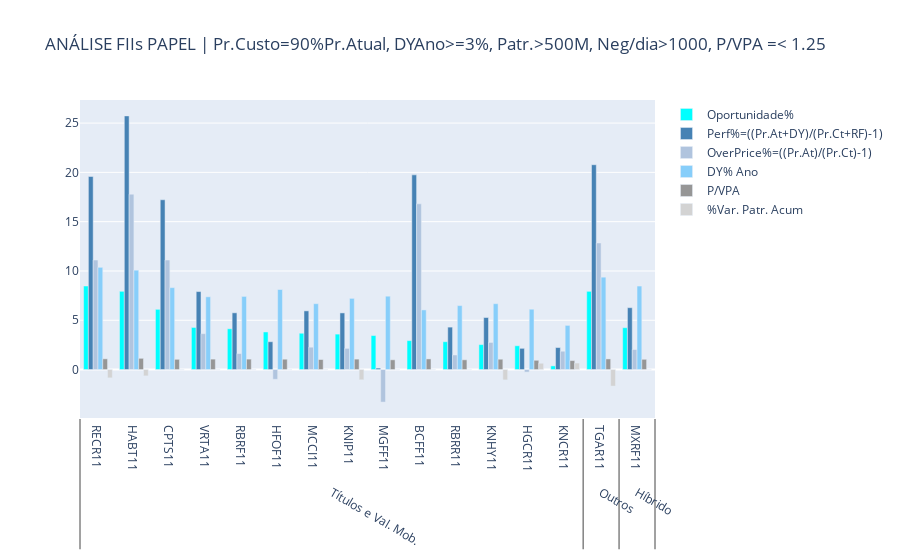

The notebook cell saved with this chart:
### Code cell
# PAPER FUNDS SCENARIO - time in months valuating the asset
for rsf_time in range(12, 24, 12):
    rsf_paper['perf%'] = ((rsf_paper['precoatualR$']
                           * (1 + ((rsf_time / 6) * (rsf['dy6macum%'] / 100))))
                          / (rsf_paper['precocustoR$']
                          * (1 + ((rsf_time / 6) * (t_bond / 100)))) - 1) * 100
    rsf_paper['oppt%'] = rsf_paper['perf%'] - rsf_paper['overprice%']
    rsf_paper = rsf_paper.sort_values(by='oppt%', ascending=False)
    if rsf_time == 12:
        rsf_paper.to_excel(
            'C:/Users/maber/OneDrive/Documentos/3_Financas/FIIs/rsf_paper'
            + dt_loc_file + '.xlsx',
            columns=['codigo', 'setor', 'oppt%', 'perf%', 'overprice%',
                     'dy12macum%', 'p/vpaN', 'varpatr%', 'precoatualR$',
                     'precocustoR$'], float_format="%.2f")
    # bar chart 2 - PAPER FUNDS
    x2 = [rsf_paper['setor'], rsf_paper['codigo']]
    trace20 = go.Bar(x=x2, y=rsf_paper['oppt%'],
                     name='Oportunidade%',
                     marker_color='rgb(0, 255, 255)')
    trace21 = go.Bar(x=x2, y=rsf_paper['perf%'],
                     name='Perf%=((Pr.At+DY)/(Pr.Ct+RF)-1)',
                     marker_color='rgb(70, 130, 180)')
    trace22 = go.Bar(x=x2, y=rsf_paper['overprice%'],
                     name='OverPrice%=((Pr.At)/(Pr.Ct)-1)',
                     marker_color='rgb(176, 196, 222)')
    trace24 = go.Bar(x=x2, y=rsf_paper['dy12macum%'],
                     name='DY% Ano', marker_color='rgb(135, 206, 250)')
    trace26 = go.Bar(x=x2, y=rsf_paper['p/vpaN'],
                     name='P/VPA', marker_color='rgb(150, 150, 150)')
    trace28 = go.Bar(x=x2, y=rsf_paper['varpatr%'],
                     name='%Var. Patr. Acum',
                     marker_color='rgb(211, 211, 211)')
    data2 = [trace20, trace21, trace22, trace24, trace26, trace28]
    fig2 = go.Figure(data2)
    fig2.update_layout(title='ANÁLISE FIIs PAPEL | Pr.Custo=90%Pr.Atual,\
 DYAno>=3%, Patr.>500M, Neg/dia>1000, P/VPA =< 1.25')
    py.plot(fig2)
    fig2.show()  # to use with Jupyter Notebook
    print(f'N DYs = {rsf_time} meses')
    print(dt_loc)
    sleep(8)
    # rename and move tmp files files generated by plotly
    os.rename('temp-plot.html',
              'C:/Users/maber/OneDrive/Documentos/3_Financas/FIIs/rsf_paper'
              + str(rsf_time) + 'm_' + dt_loc_file+'.html')
#

### Figure 1 — Plotly figure (JSON) as saved in the notebook; plotly's stock layout.template omitted (floating-point values rounded to 4 significant figures)
{"data": [{"marker": {"color": "rgb(0, 255, 255)"}, "name": "Oportunidade%", "type": "bar", "x": [["Títulos e Val. Mob.", "Títulos e Val. Mob.", "Outros", "Títulos e Val. Mob.", "Títulos e Val. Mob.", "Híbrido", "Títulos e Val. Mob.", "Títulos e Val. Mob.", "Títulos e Val. Mob.", "Títulos e Val. Mob.", "Títulos e Val. Mob.", "Títulos e Val. Mob.", "Títulos e Val. Mob.", "Títulos e Val. Mob.", "Títulos e Val. Mob.", "Títulos e Val. Mob."], ["RECR11", "HABT11", "TGAR11", "CPTS11", "VRTA11", "MXRF11", "RBRF11", "HFOF11", "MCCI11", "KNIP11", "MGFF11", "BCFF11", "RBRR11", "KNHY11", "HGCR11", "KNCR11"]], "y": [8.476, 7.938, 7.935, 6.111, 4.271, 4.246, 4.136, 3.814, 3.683, 3.596, 3.45, 2.937, 2.825, 2.531, 2.414, 0.372]}, {"marker": {"color": "rgb(70, 130, 180)"}, "name": "Perf%=((Pr.At+DY)/(Pr.Ct+RF)-1)", "type": "bar", "x": [["Títulos e Val. Mob.", "Títulos e Val. Mob.", "Outros", "Títulos e Val. Mob.", "Títulos e Val. Mob.", "Híbrido", "Títulos e Val. Mob.", "Títulos e Val. Mob.", "Títulos e Val. Mob.", "Títulos e Val. Mob.", "Títulos e Val. Mob.", "Títulos e Val. Mob.", "Títulos e Val. Mob.", "Títulos e Val. Mob.", "Títulos e Val. Mob.", "Títulos e Val. Mob."], ["RECR11", "HABT11", "TGAR11", "CPTS11", "VRTA11", "MXRF11", "RBRF11", "HFOF11", "MCCI11", "KNIP11", "MGFF11", "BCFF11", "RBRR11", "KNHY11", "HGCR11", "KNCR11"]], "y": [19.59, 25.73, 20.78, 17.22, 7.911, 6.276, 5.756, 2.824, 5.953, 5.746, 0.1496, 19.75, 4.305, 5.281, 2.154, 2.232]}, {"marker": {"color": "rgb(176, 196, 222)"}, "name": "OverPrice%=((Pr.At)/(Pr.Ct)-1)", "type": "bar", "x": [["Títulos e Val. Mob.", "Títulos e Val. Mob.", "Outros", "Títulos e Val. Mob.", "Títulos e Val. Mob.", "Híbrido", "Títulos e Val. Mob.", "Títulos e Val. Mob.", "Títulos e Val. Mob.", "Títulos e Val. Mob.", "Títulos e Val. Mob.", "Títulos e Val. Mob.", "Títulos e Val. Mob.", "Títulos e Val. Mob.", "Títulos e Val. Mob.", "Títulos e Val. Mob."], ["RECR11", "HABT11", "TGAR11", "CPTS11", "VRTA11", "MXRF11", "RBRF11", "HFOF11", "MCCI11", "KNIP11", "MGFF11", "BCFF11", "RBRR11", "KNHY11", "HGCR11", "KNCR11"]], "y": [11.11, 17.79, 12.84, 11.11, 3.64, 2.03, 1.62, -0.99, 2.27, 2.15, -3.3, 16.81, 1.48, 2.75, -0.26, 1.86]}, {"marker": {"color": "rgb(135, 206, 250)"}, "name": "DY% Ano", "type": "bar", "x": [["Títulos e Val. Mob.", "Títulos e Val. Mob.", "Outros", "Títulos e Val. Mob.", "Títulos e Val. Mob.", "Híbrido", "Títulos e Val. Mob.", "Títulos e Val. Mob.", "Títulos e Val. Mob.", "Títulos e Val. Mob.", "Títulos e Val. Mob.", "Títulos e Val. Mob.", "Títulos e Val. Mob.", "Títulos e Val. Mob.", "Títulos e Val. Mob.", "Títulos e Val. Mob."], ["RECR11", "HABT11", "TGAR11", "CPTS11", "VRTA11", "MXRF11", "RBRF11", "HFOF11", "MCCI11", "KNIP11", "MGFF11", "BCFF11", "RBRR11", "KNHY11", "HGCR11", "KNCR11"]], "y": [10.37, 10.08, 9.37, 8.31, 7.38, 8.47, 7.42, 8.12, 6.68, 7.22, 7.44, 6.05, 6.49, 6.68, 6.12, 4.48]}, {"marker": {"color": "rgb(150, 150, 150)"}, "name": "P/VPA", "type": "bar", "x": [["Títulos e Val. Mob.", "Títulos e Val. Mob.", "Outros", "Títulos e Val. Mob.", "Títulos e Val. Mob.", "Híbrido", "Títulos e Val. Mob.", "Títulos e Val. Mob.", "Títulos e Val. Mob.", "Títulos e Val. Mob.", "Títulos e Val. Mob.", "Títulos e Val. Mob.", "Títulos e Val. Mob.", "Títulos e Val. Mob.", "Títulos e Val. Mob.", "Títulos e Val. Mob."], ["RECR11", "HABT11", "TGAR11", "CPTS11", "VRTA11", "MXRF11", "RBRF11", "HFOF11", "MCCI11", "KNIP11", "MGFF11", "BCFF11", "RBRR11", "KNHY11", "HGCR11", "KNCR11"]], "y": [1.09, 1.14, 1.08, 1.04, 1.06, 1.04, 1.06, 1.05, 1.02, 1.06, 0.99, 1.08, 0.99, 1.05, 0.94, 0.91]}, {"marker": {"color": "rgb(211, 211, 211)"}, "name": "%Var. Patr. Acum", "type": "bar", "x": [["Títulos e Val. Mob.", "Títulos e Val. Mob.", "Outros", "Títulos e Val. Mob.", "Títulos e Val. Mob.", "Híbrido", "Títulos e Val. Mob.", "Títulos e Val. Mob.", "Títulos e Val. Mob.", "Títulos e Val. Mob.", "Títulos e Val. Mob.", "Títulos e Val. Mob.", "Títulos e Val. Mob.", "Títulos e Val. Mob.", "Títulos e Val. Mob.", "Títulos e Val. Mob."], ["RECR11", "HABT11", "TGAR11", "CPTS11", "VRTA11", "MXRF11", "RBRF11", "HFOF11", "MCCI11", "KNIP11", "MGFF11", "BCFF11", "RBRR11", "KNHY11", "HGCR11", "KNCR11"]], "y": [-0.84, -0.64, -1.68, 0, 0, 0, 0, 0, 0, -1.04, 0, 0, 0, -1.05, 0.64, 0.66]}], "layout": {"title": {"text": "ANÁLISE FIIs PAPEL | Pr.Custo=90%Pr.Atual, DYAno>=3%, Patr.>500M, Neg/dia>1000, P/VPA =< 1.25"}}}
